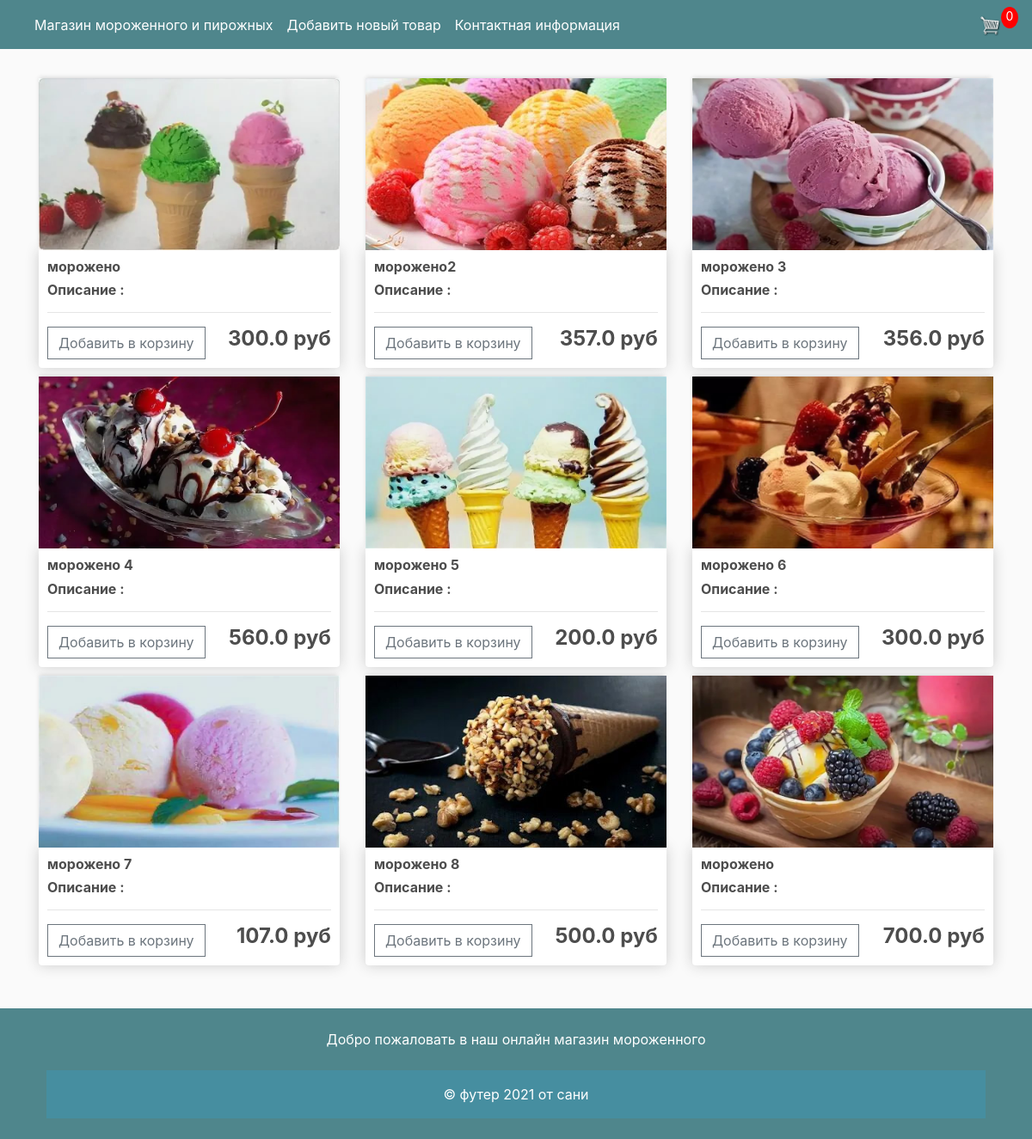
/, run on an earlier commit of the app's database.
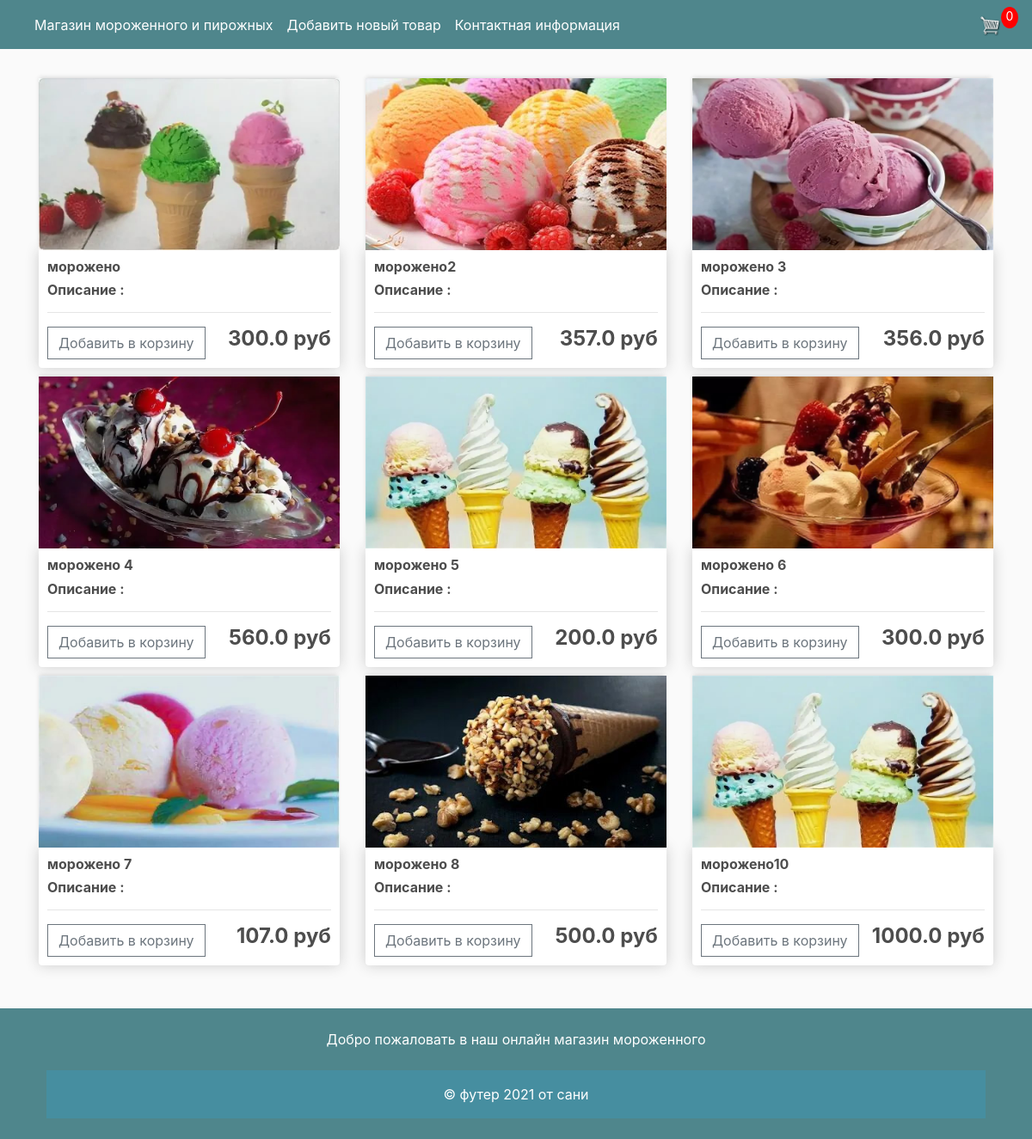
And on a later commit of the database.
### store/models.py (models this page shows, shortened)
class Product(models.Model):
    name = models.CharField(max_length=200, verbose_name="Название товара")
    description = models.CharField(
        max_length=200, verbose_name="описание товара")
    price = models.FloatField(verbose_name="Цена товара")
    digital = models.BooleanField(
        default=False, null=True, blank=True, verbose_name="Шоколадное"
    )
    image = models.ImageField(null=True, blank=True,
                              verbose_name="Изображение товара")
    @property
    def imageURL(self):
        try:
            url = self.image.url
        except:
            url = ""
        return url

### store/views.py (the view)
# urls.py: path('', include('store.urls')),
def store(request):
    data = cartData(request)
    cartItems = data["cartItems"]
    order = data["order"]
    items = data["items"]
    products = Product.objects.all()
    context = {"products": products, "cartItems": cartItems}
    return render(request, "store/store.html", context)

### store/utils.py (called while the page is built, shortened)
def cookieCart(request):
	try:
		cart = json.loads(request.COOKIES['cart'])
	except:
		cart = {}
		print('CART:', cart)
	items = []
	order = {'get_cart_total':0, 'get_cart_items':0, 'shipping':False}
	cartItems = order['get_cart_items']
	return {'cartItems':cartItems ,'order':order, 'items':items}

def cartData(request):
	if request.user.is_authenticated:
		customer = request.user.customer
		order, created = Order.objects.get_or_create(customer=customer, complete=False)
		items = order.orderitem_set.all()
		cartItems = order.get_cart_items
	else:
		cookieData = cookieCart(request)
		cartItems = cookieData['cartItems']
		order = cookieData['order']
		items = cookieData['items']
	return {'cartItems':cartItems ,'order':order, 'items':items}

### store/templates/store/store.html
{% extends 'store/main.html' %}
{% load static %}
{% block content %}
<div class="row">
	{% for product in products %}
	<div class="col-lg-4">
		<img class="thumbnail" src="{{product.imageURL}}">
		<div class="box-element product">
			<h6><strong>{{product.name}}</strong></h6>
			<h6><strong>Описание : {{product.description}}</strong></h6>
			<hr>
			<button data-product="{{product.id}}" data-action="add"
				class="btn btn-outline-secondary add-btn update-cart">Добавить в корзину</button>
			<h4 style="display: inline-block; float: right"><strong>{{product.price}} руб</strong></h4>
		</div>
	</div>
	{% endfor %}
</div>
{% endblock content %}

### store/templates/store/main.html (shortened to what this page needs)
<!DOCTYPE html>
{% load static %}
<html>
<head>
	<link rel="stylesheet" href="https://stackpath.bootstrapcdn.com/bootstrap/4.4.1/css/bootstrap.min.css"
>
	<link rel="stylesheet" type="text/css" href="{% static 'css/main.css' %}">
</head>
<body>
	<nav class="navbar navbar-expand-lg navbar-dark bg-dark">
		<div class="collapse navbar-collapse" id="navbarSupportedContent">
			<ul class="navbar-nav mr-auto">
				<li class="nav-item active">
					<a class="nav-link" href="{% url 'store' %}">Магазин мороженного и пирожных </a>
				</li>
				<li class="nav-item active">
					<a class="nav-link" href="{% url 'addpage' %}">Добавить новый товар </a>
				</li>
				<li class="nav-item active">
					<a class="nav-link" href="{% url 'contacts' %}">Контактная информация </a>
				</li>
			</ul>
			<div class="form-inline my-2 my-lg-0">
				<a href="{% url 'cart' %}">
					<img id="cart-icon" src="{% static 'images/cart.png' %}">
				</a>
				<p id="cart-total">{{cartItems}}</p>
			</div>
		</div>
	</nav>
	<div class="container">
		<br>
		{% block content %}
		{% endblock content %}
	</div>
</body>
<footer class="bg-dark text-center text-white">
	<div class="container p-4">
		<section class="mb-4">
			<p>
				Добро пожаловать в наш онлайн магазин мороженного
			</p>
		</section>
		<div class="text-center p-3" style="background-color: rgba(38, 177, 241, 0.2);">
			© футер 2021 от сани
		</div>
</footer>
</html>

### static/css/main.css (style rules this page uses)
body { background-color: hsl(0, 0%, 98%); }
h1,h2,h3,h4,h5,h6 { color:hsl(0, 0%, 30%); }
.box-element { box-shadow:hsl(0, 0%, 80%) 0 0 16px; background-color: #fff; border-radius: 4px; padding: 10px; }
.thumbnail { width: 100%; height: 200px; -webkit-box-shadow: -1px -3px 5px -2px rgba(214,214,214,1); -moz-box-shadow: -1px -3px 5px -2px rgba(214,214,214,1); box-shadow: -1px -3px 5px -2px rgba(214,214,214,1); }
.product { border-radius: 0 0 4px 4px; }
.bg-dark { background-color: #4f868c!important; }
#cart-icon { width:25px; display: inline-block; margin-left: 15px; }
#cart-total { display: block; text-align: center; color:#fff; background-color: red; width: 20px; height: 25px; border-radius: 50%; font-size: 14px; }
.col-lg-4, .col-lg-6, .col-lg-8, .col-lg-12 { margin-top: 10px; }
.btn { border-radius: 0; }

### store/templates/store/main.html (style rules this page uses)
footer { margin-top: 50px; }

What changed in the data, as far as the page shows it:
removed Product: imageURL (picture), name "морожено", price "700.0"
added Product: imageURL (picture), name "морожено10", price "1000.0"
